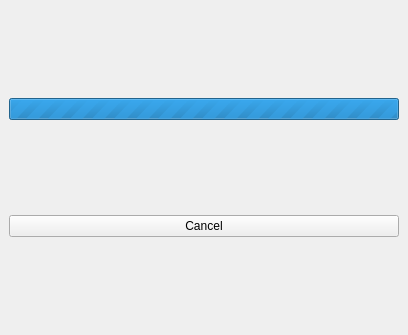
<?xml version="1.0" encoding="UTF-8"?>
<ui version="4.0">
 <class>view</class>
 <widget class="QStackedWidget" name="view">
  <property name="geometry">
   <rect>
    <x>0</x>
    <y>0</y>
    <width>408</width>
    <height>335</height>
   </rect>
  </property>
  <property name="windowTitle">
   <string>StackedWidget</string>
  </property>
  <property name="currentIndex">
   <number>1</number>
  </property>
  <widget class="QWidget" name="page">
   <layout class="QVBoxLayout" name="verticalLayout">
    <item>
     <widget class="QGraphicsView" name="imageView"/>
    </item>
    <item>
     <widget class="QPushButton" name="saveButton">
      <property name="enabled">
       <bool>false</bool>
      </property>
      <property name="text">
       <string>Save</string>
      </property>
     </widget>
    </item>
    <item>
     <widget class="QPushButton" name="simplifyButton">
      <property name="enabled">
       <bool>false</bool>
      </property>
      <property name="text">
       <string>Simplify</string>
      </property>
     </widget>
    </item>
   </layout>
  </widget>
  <widget class="QWidget" name="page_2">
   <layout class="QVBoxLayout" name="verticalLayout_2">
    <item>
     <widget class="QProgressBar" name="progressBar">
      <property name="sizePolicy">
       <sizepolicy hsizetype="Expanding" vsizetype="Fixed">
        <horstretch>0</horstretch>
        <verstretch>0</verstretch>
       </sizepolicy>
      </property>
      <property name="maximum">
       <number>0</number>
      </property>
      <property name="value">
       <number>-1</number>
      </property>
      <property name="alignment">
       <set>Qt::AlignCenter</set>
      </property>
      <property name="textVisible">
       <bool>false</bool>
      </property>
      <property name="orientation">
       <enum>Qt::Horizontal</enum>
      </property>
      <property name="invertedAppearance">
       <bool>false</bool>
      </property>
     </widget>
    </item>
    <item>
     <widget class="QPushButton" name="cancelButton">
      <property name="text">
       <string>Cancel</string>
      </property>
     </widget>
    </item>
   </layout>
  </widget>
 </widget>
 <resources/>
 <connections/>
</ui>
